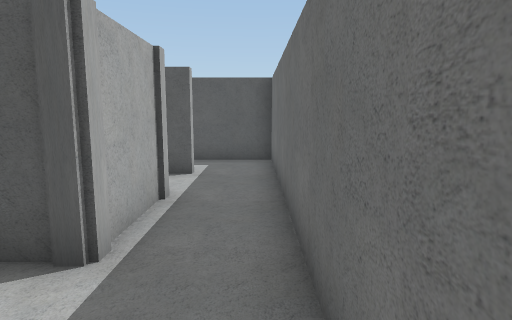
view 1 (above)

16 first-person views from a walk through a 3-D level made in the Unity game engine. The camera is 1.5 m above the floor, tilts 8° down and sees 75° across. The floor is counted in squares, 1 m on a side. Each view is taken from the middle of a square. On the plan, view 1 faces up. The plan holds only what a view shows up to about 15 squares ahead; the rest is blank. The player is left out.

view 2
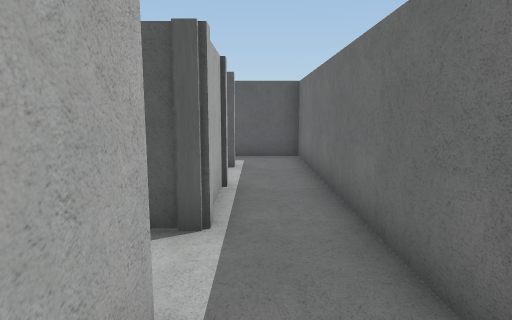

view 3
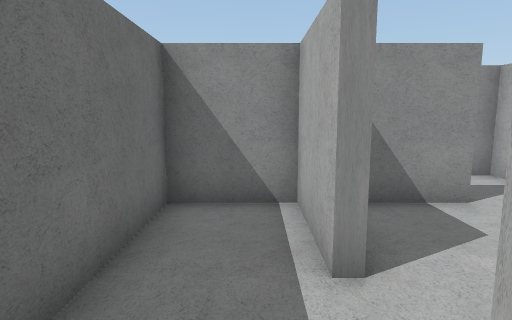

view 4
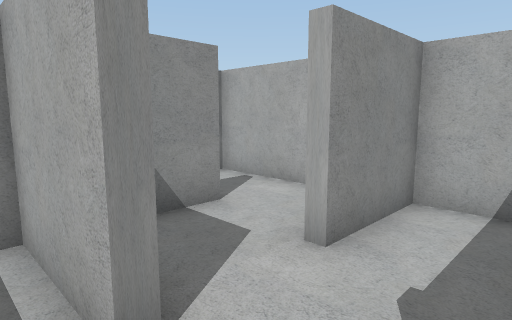

view 5
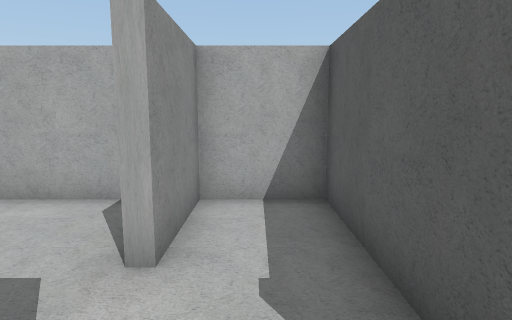

view 6
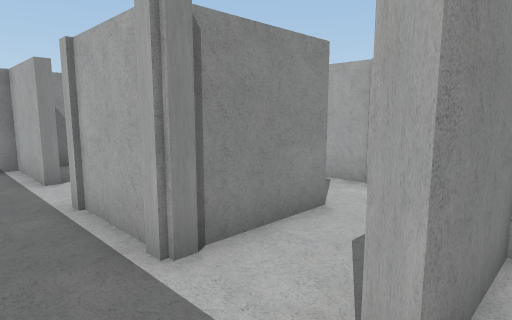

view 7
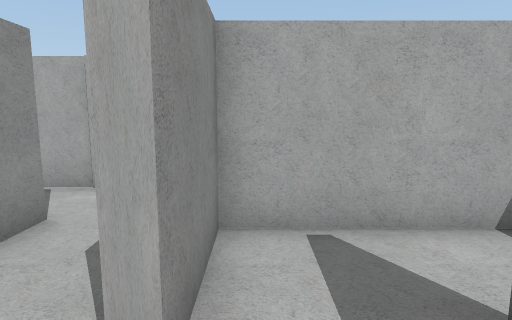

view 8
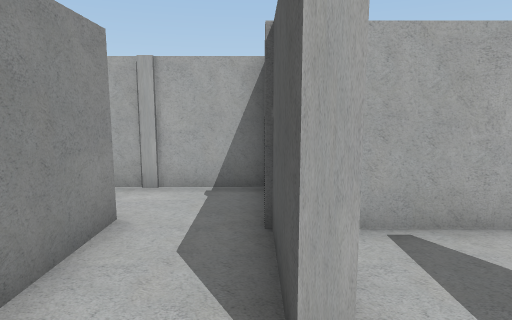

view 9
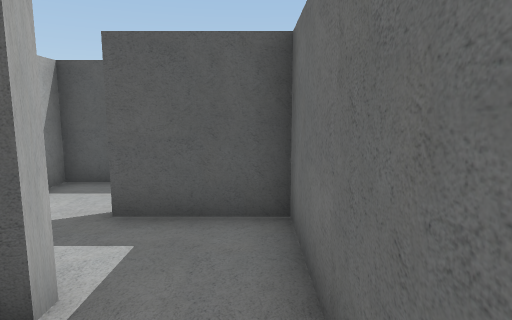

view 10
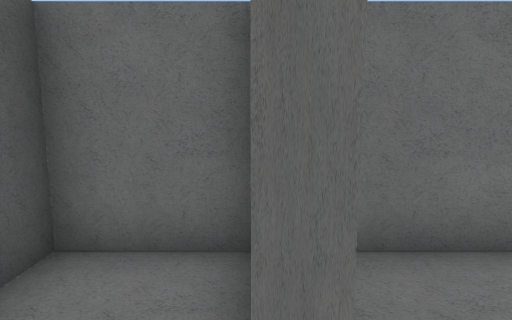

view 11
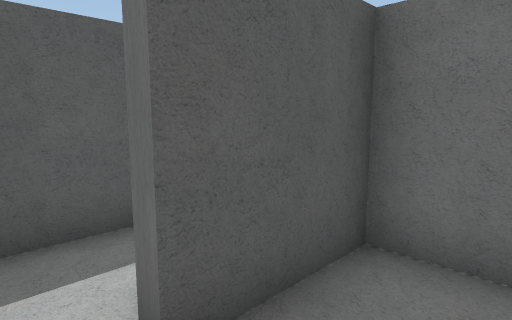

view 12
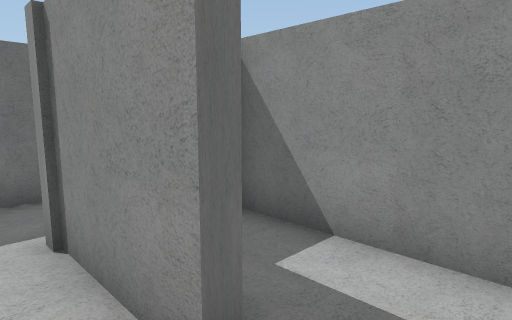

view 13
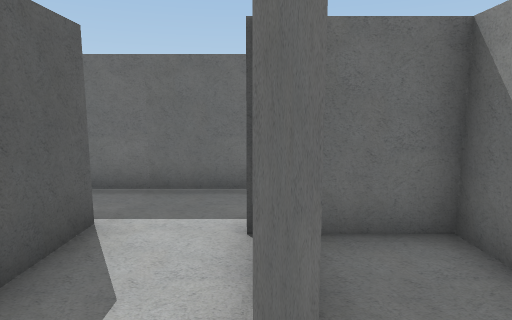

view 14
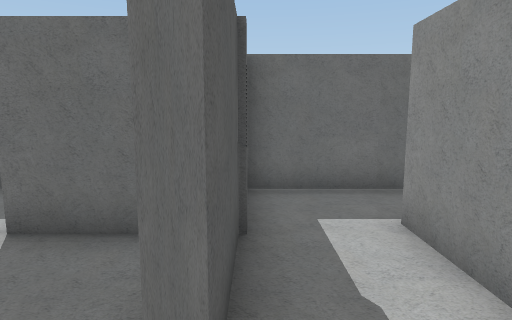

view 15
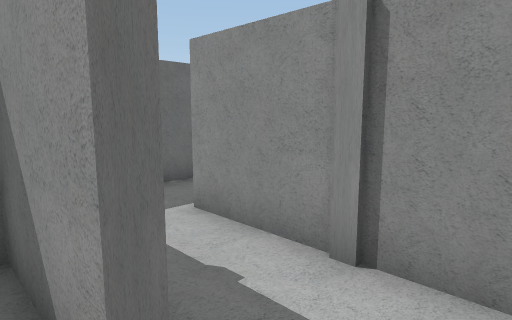

view 16
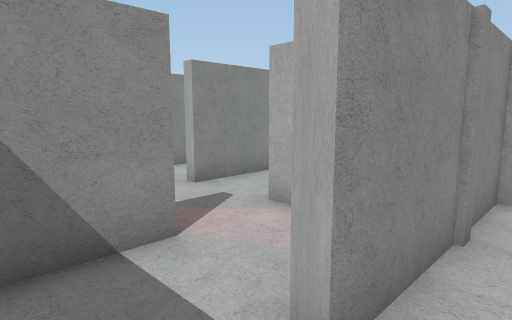

### Floor plan
Ten units are one square. View 1 is at (0, 0); x grows to the right and y downward. Boxes are objects, and circles mark ways between rooms. Rooms are numbered by the first view taken in them; rooms with no view inside come last. Other rooms are left out.
<svg viewBox="-72 -137 82 187">
<path fill="none" stroke="#000" d="M-17 -11 -17 15 5 15 5 -85M-46 -60 -17 -60 -17 -32M-17 -85 -17 -82 -42 -82M-67 -82 -67 -65M5 -85 5 -107 -20 -107M-20 -107 -20 -111M-42 -115 -42 -85 -17 -85M-46 -56 -46 -60M-56 -35 -20 -35 -20 -52M-67 -65 -67 -46M-16 18 -46 18 -46 15M5 45 5 18M-67 14 -67 40 -17 40 -17 44M-46 15 -20 15 -20 -11M-67 2 -67 14M-20 -11 -17 -11M-17 -32 -67 -32 -67 -11 -42 -11 -42 -6M5 -110 5 -132 -42 -132 -42 -115"/>
<circle cx="-5" cy="-80" r="3" fill="#2a7"/>
<circle cx="-55" cy="-60" r="3" fill="#2a7"/>
<circle cx="-20" cy="-20" r="3" fill="#2a7"/>
<circle cx="-20" cy="-95" r="3" fill="#2a7"/>
<circle cx="-30" cy="-110" r="3" fill="#2a7"/>
<circle cx="-55" cy="20" r="3" fill="#2a7"/>
<circle cx="-35" cy="-10" r="3" fill="#2a7"/>
<text x="-10" y="-40">1</text>
<text x="-10" y="-100">2</text>
<text x="-30" y="-100">3</text>
<text x="-50" y="-50">4</text>
<text x="-30" y="30">5</text>
<text x="-50" y="0">6</text>
<text x="-40" y="-20">7</text>
<text x="-20" y="-120">8</text>
</svg>
Room 1 opens to room 2. Room 1 opens to room 4. Room 1 opens to room 7. Room 2 opens to room 3. Room 3 opens to room 8. Room 5 opens to room 6. Room 6 opens to room 7.

Where each view was taken, in squares from view 1:
view 1: 0 up, 0 right, facing up
view 2: 1 down, 1 left, facing up
view 3: 4 up, 1 left, facing down
view 4: 3 up, 1 left, facing down-left
view 5: 2 up, 1 left, facing left
view 6: 9 up, 0 right, facing down-left
view 7: 9 up, 0 right, facing left
view 8: 8 up, 0 right, facing left
view 9: 6 up, 0 right, facing up
view 10: 11 up, 3 left, facing right
view 11: 9 up, 3 left, facing up-right
view 12: 7 up, 6 left, facing down-right
view 13: 6 up, 6 left, facing right
view 14: 2 down, 6 left, facing right
view 15: 1 down, 6 left, facing down-right
view 16: 3 down, 0 right, facing down-left
